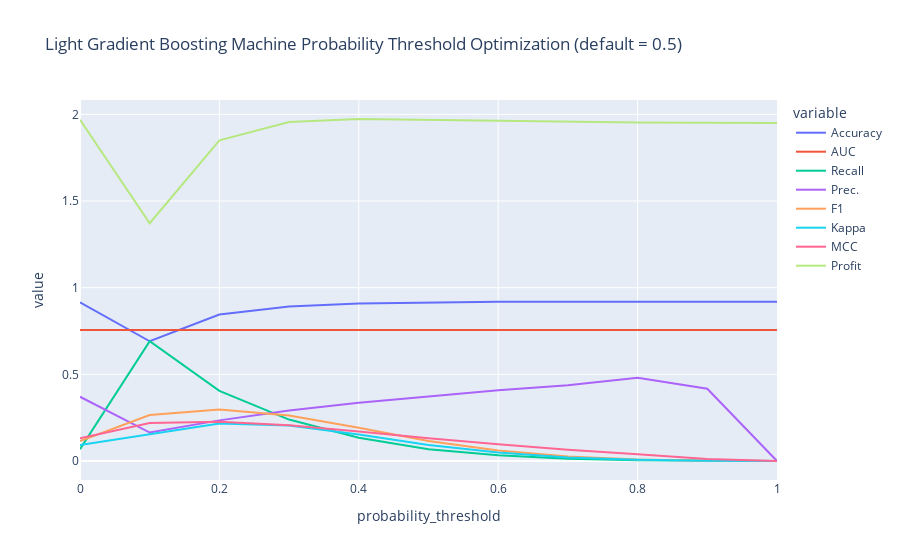

The cell this chart's notebook holds for it:
### Code cell
# optimize threshold
optimize_threshold(lightgbm_os)

### Figure 1 — Plotly figure (JSON) as saved in the notebook; plotly's stock layout.template omitted (floating-point values rounded to 4 significant figures)
{"data": [{"hovertemplate": "variable=Accuracy<br>probability_threshold=%{x}<br>value=%{y}<extra></extra>", "legendgroup": "Accuracy", "line": {"color": "#636efa", "dash": "solid"}, "marker": {"symbol": "circle"}, "mode": "lines", "name": "Accuracy", "orientation": "v", "showlegend": true, "type": "scatter", "x": [0, 0.1, 0.2, 0.3, 0.4, 0.5, 0.6, 0.7, 0.8, 0.9, 1], "xaxis": "x", "y": [0.9154, 0.6909, 0.8452, 0.8918, 0.9087, 0.9154, 0.9181, 0.919, 0.9192, 0.9193, 0.9193], "yaxis": "y"}, {"hovertemplate": "variable=AUC<br>probability_threshold=%{x}<br>value=%{y}<extra></extra>", "legendgroup": "AUC", "line": {"color": "#EF553B", "dash": "solid"}, "marker": {"symbol": "circle"}, "mode": "lines", "name": "AUC", "orientation": "v", "showlegend": true, "type": "scatter", "x": [0, 0.1, 0.2, 0.3, 0.4, 0.5, 0.6, 0.7, 0.8, 0.9, 1], "xaxis": "x", "y": [0.7558, 0.7558, 0.7558, 0.7558, 0.7558, 0.7558, 0.7558, 0.7558, 0.7558, 0.7558, 0.7558], "yaxis": "y"}, {"hovertemplate": "variable=Recall<br>probability_threshold=%{x}<br>value=%{y}<extra></extra>", "legendgroup": "Recall", "line": {"color": "#00cc96", "dash": "solid"}, "marker": {"symbol": "circle"}, "mode": "lines", "name": "Recall", "orientation": "v", "showlegend": true, "type": "scatter", "x": [0, 0.1, 0.2, 0.3, 0.4, 0.5, 0.6, 0.7, 0.8, 0.9, 1], "xaxis": "x", "y": [0.0684, 0.6913, 0.405, 0.239, 0.1338, 0.0684, 0.0328, 0.0131, 0.0041, 0.0005, 0], "yaxis": "y"}, {"hovertemplate": "variable=Prec.<br>probability_threshold=%{x}<br>value=%{y}<extra></extra>", "legendgroup": "Prec.", "line": {"color": "#ab63fa", "dash": "solid"}, "marker": {"symbol": "circle"}, "mode": "lines", "name": "Prec.", "orientation": "v", "showlegend": true, "type": "scatter", "x": [0, 0.1, 0.2, 0.3, 0.4, 0.5, 0.6, 0.7, 0.8, 0.9, 1], "xaxis": "x", "y": [0.3706, 0.1642, 0.2344, 0.2919, 0.3358, 0.3706, 0.4075, 0.4377, 0.4809, 0.4167, 0], "yaxis": "y"}, {"hovertemplate": "variable=F1<br>probability_threshold=%{x}<br>value=%{y}<extra></extra>", "legendgroup": "F1", "line": {"color": "#FFA15A", "dash": "solid"}, "marker": {"symbol": "circle"}, "mode": "lines", "name": "F1", "orientation": "v", "showlegend": true, "type": "scatter", "x": [0, 0.1, 0.2, 0.3, 0.4, 0.5, 0.6, 0.7, 0.8, 0.9, 1], "xaxis": "x", "y": [0.1154, 0.2653, 0.2969, 0.2628, 0.1913, 0.1154, 0.0607, 0.0255, 0.0082, 0.0009, 0], "yaxis": "y"}, {"hovertemplate": "variable=Kappa<br>probability_threshold=%{x}<br>value=%{y}<extra></extra>", "legendgroup": "Kappa", "line": {"color": "#19d3f3", "dash": "solid"}, "marker": {"symbol": "circle"}, "mode": "lines", "name": "Kappa", "orientation": "v", "showlegend": true, "type": "scatter", "x": [0, 0.1, 0.2, 0.3, 0.4, 0.5, 0.6, 0.7, 0.8, 0.9, 1], "xaxis": "x", "y": [0.0926, 0.1551, 0.2169, 0.205, 0.1523, 0.0926, 0.0493, 0.0209, 0.0068, 0.0008, 0], "yaxis": "y"}, {"hovertemplate": "variable=MCC<br>probability_threshold=%{x}<br>value=%{y}<extra></extra>", "legendgroup": "MCC", "line": {"color": "#FF6692", "dash": "solid"}, "marker": {"symbol": "circle"}, "mode": "lines", "name": "MCC", "orientation": "v", "showlegend": true, "type": "scatter", "x": [0, 0.1, 0.2, 0.3, 0.4, 0.5, 0.6, 0.7, 0.8, 0.9, 1], "xaxis": "x", "y": [0.1308, 0.2198, 0.2271, 0.2062, 0.1706, 0.1308, 0.097, 0.0645, 0.0386, 0.0116, 0], "yaxis": "y"}, {"hovertemplate": "variable=Profit<br>probability_threshold=%{x}<br>value=%{y}<extra></extra>", "legendgroup": "Profit", "line": {"color": "#B6E880", "dash": "solid"}, "marker": {"symbol": "circle"}, "mode": "lines", "name": "Profit", "orientation": "v", "showlegend": true, "type": "scatter", "x": [0, 0.1, 0.2, 0.3, 0.4, 0.5, 0.6, 0.7, 0.8, 0.9, 1], "xaxis": "x", "y": [1.968, 1.372, 1.85, 1.956, 1.973, 1.968, 1.962, 1.956, 1.952, 1.951, 1.951], "yaxis": "y"}], "layout": {"legend": {"title": {"text": "variable"}, "tracegroupgap": 0}, "title": {"text": "Light Gradient Boosting Machine Probability Threshold Optimization (default = 0.5)"}, "xaxis": {"anchor": "y", "domain": [0, 1], "title": {"text": "probability_threshold"}}, "yaxis": {"anchor": "x", "domain": [0, 1], "title": {"text": "value"}}}}
